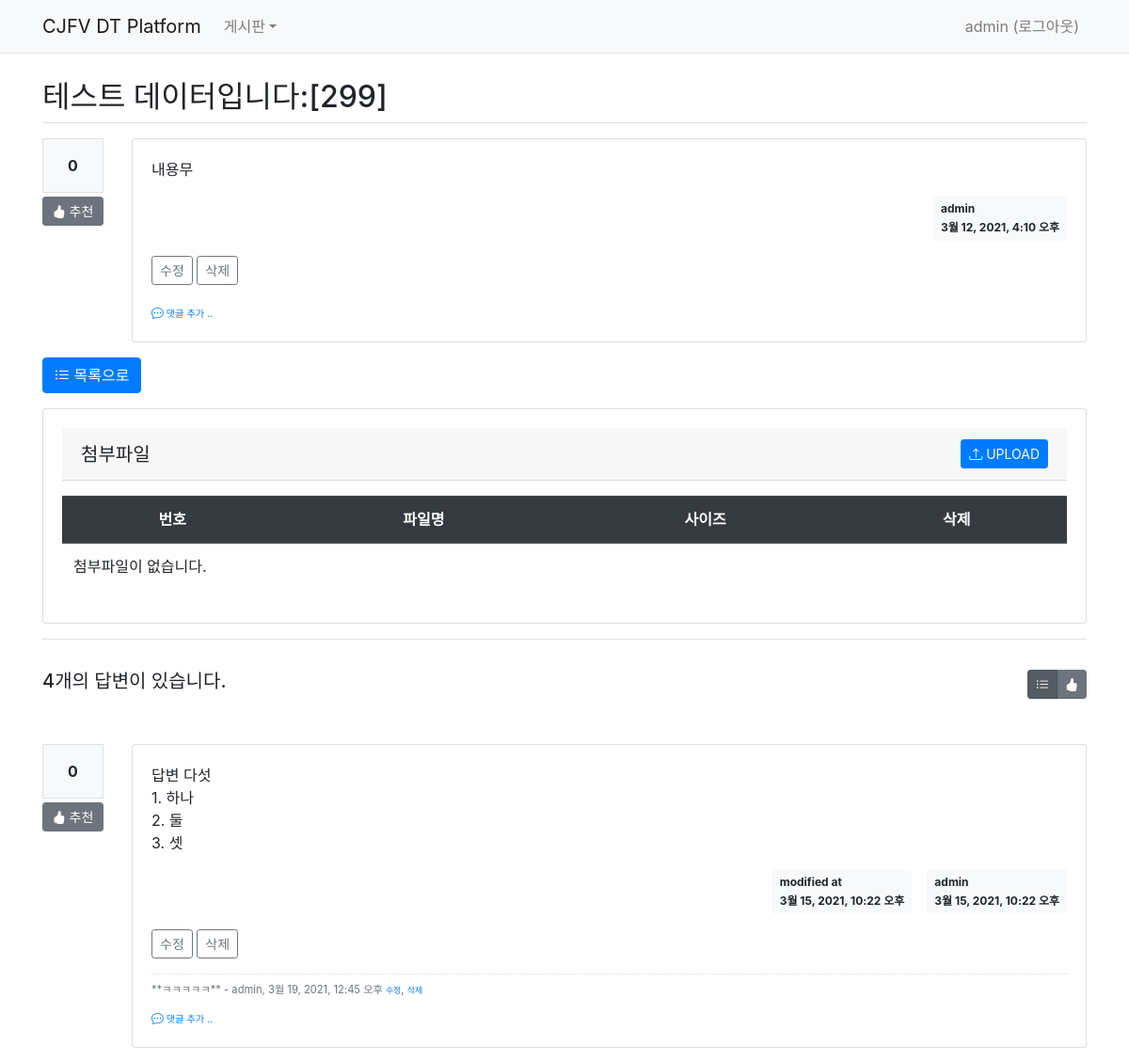
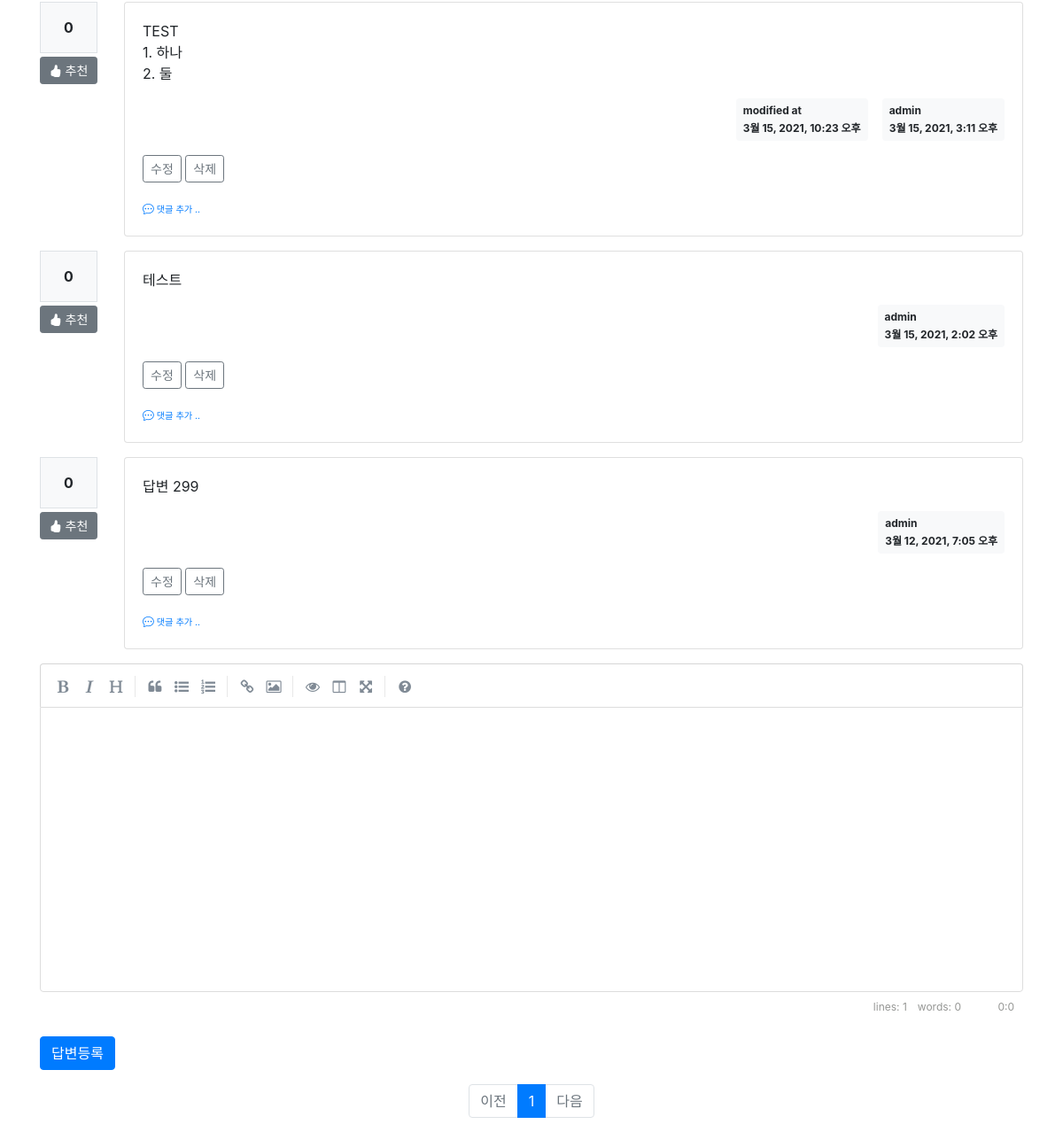
Screenshot of /board/board/detail/302/ (signed in) with the database file from the repository (2 pictures, top to bottom).
### board/models.py (models this page shows, shortened)
class Board(models.Model):
    menu = models.ForeignKey(Menu, on_delete=models.CASCADE, related_name='menu_board')
    author = models.ForeignKey(User, on_delete=models.CASCADE, related_name='author_board')
    subject = models.CharField(max_length=200)
    content = models.TextField()
    hit_count = models.IntegerField(default=0)
    create_date = models.DateTimeField()
    modify_date = models.DateTimeField(null=True, blank=True)
    voter = models.ManyToManyField(User, related_name='voter_board')

class Reply(models.Model):
    author = models.ForeignKey(User, on_delete=models.CASCADE, related_name='author_reply')
    board = models.ForeignKey(Board, on_delete=models.CASCADE)
    content = models.TextField()
    create_date = models.DateTimeField()
    modify_date = models.DateTimeField(null=True, blank=True)
    voter = models.ManyToManyField(User, related_name='voter_reply')

class Comment(models.Model):
    author = models.ForeignKey(User, on_delete=models.CASCADE)
    content = models.TextField()
    create_date = models.DateTimeField()
    modify_date = models.DateTimeField(null=True, blank=True)
    board = models.ForeignKey(Board, null=True, blank=True, on_delete=models.CASCADE)
    reply = models.ForeignKey(Reply, null=True, blank=True, on_delete=models.CASCADE)

### board/views/base_views.py (the view)
# urls.py: path('board/detail/<int:board_id>/', base_views.detail, name='detail'),
@login_required(login_url='common:login')
def detail(request, board_id):
    page = request.GET.get('page', '1')  # 페이지
    so = request.GET.get('so', 'recent')  # 정렬기준
    board = get_object_or_404(Board, pk=board_id)
    board.hit_count += 1
    board.save()
    if so == 'recommend':
        reply_list = board.reply_set.all().annotate(num_voter=Count('voter')).order_by('-num_voter', '-create_date')
    else:  # recent
        reply_list = board.reply_set.all().order_by('-create_date')
    paginator = Paginator(reply_list, 5)  # 페이지당 5개씩 보여주기
    page_obj = paginator.get_page(page)
    fileForm = FileForm()
    file_list = File.objects.filter(ref_type='board', ref_id=board.id).order_by('-create_date')
    context = {'board': board, 'reply_list': page_obj, 'so': so, 'fileForm': fileForm, 'file_list': file_list, 'ref_type': 'board', 'ref_id': board.id}
    return render(request, 'board/board_detail.html', context)

### common/forms.py
class FileForm(forms.Form):
    file_data = forms.FileField(label='Select a file', help_text='Max. 42 MB')

### board/templatetags/board_filter.py (called while the page is built)
@register.filter()
def mark(value):
    extensions = ["nl2br", "fenced_code"]
    return mark_safe(markdown.markdown(value, extensions=extensions))

### templates/board/board_detail.html (shortened to what this page needs)
{% extends 'base.html' %}
{% load board_filter %}
{% block content %}
<div class="container my-3" style="padding-top:60px">
    <h2 class="border-bottom py-2">{{ board.subject }}</h2>
    <div class="row my-3">
        <div class="col-1">
            <div class="bg-light text-center p-3 border font-weight-bolder mb-1">{{board.voter.count}}</div>
            <a href="#" data-uri="{% url 'board:vote_board' board.id  %}"
               class="recommend btn btn-sm btn-secondary btn-block my-1"><i class="bi bi-hand-thumbs-up-fill"></i> 추천</a>
        </div>
        <div class="col-11">
            <div class="card">
                <div class="card-body">
                    <div class="card-text">{{ board.content|mark }}</div>
                    <div class="d-flex justify-content-end">
                        <div class="badge badge-light p-2 text-left">
                            <div class="mb-2">{{ board.author.username }}</div>
                            <div>{{ board.create_date }}</div>
                        </div>
                    </div>
                    {% if request.user == board.author %}
                    <div class="my-3">
                        <a href="{% url 'board:board_modify' board.id  %}"
                           class="btn btn-sm btn-outline-secondary">수정</a>
                        <a href="#" class="delete btn btn-sm btn-outline-secondary"
                           data-uri="{% url 'board:board_delete' board.id  %}">삭제</a>
                    </div>
                    {% endif %}
                    <div>
                        <a href="{% url 'board:comment_create_board' board.id  %}"
                           class="small"><i class="bi bi-chat-dots"></i><small> 댓글 추가 ..</small></a>
                    </div>
                </div>
            </div>
        </div>
    </div>
    <a href="{% url 'board:list' board.menu_id %}" class="btn btn-primary"><i class="bi bi-list-ul"></i> 목록으로</a>
    <div class="row my-3">
        <div class="col-12">
            <div class="card">
                <div class="card-body">
                    <h5 class="card-header d-flex justify-content-between align-items-center">
                        첨부파일
                        <button id="upload_popup_btn" type="button" class="btn btn-sm btn-primary"><i class="bi bi-upload"></i> UPLOAD</button>
                    </h5>
                    <table class="table my-3">
                        <thead>
                        <tr class="text-center thead-dark">
                            <th>번호</th>
                            <th>파일명</th>
                            <th>사이즈</th>
                            <th>삭제</th>
                        </tr>
                        </thead>
                        <tbody>
                        {% if file_list %}
                        {% for file in file_list %}
                        <tr class="text-center">
                            <td>{{ forloop.counter }}</td>
                            <td>
                                <a href="{% url 'common:file_download' file.id  %}">{{ file.file_data.name }}</a>
                            </td>
                            <td>
                                {{ file.file_data.size }}
                            </td>
                            <td>
                                <a href="#" data-uri="{% url 'common:file_delete' file.id %}" class="file_delete badge badge-danger" type="button">DELETE</a>
                            </td>
                        </tr>
                        {% endfor %}
                        {% else %}
                        <tr>
                            <td colspan="3">첨부파일이 없습니다.</td>
                        </tr>
                        {% endif %}
                        </tbody>
                    </table>
                </div>
            </div>
        </div>
    </div>
    <div class="d-flex justify-content-between border-top my-3 py-2">
        <h5 class="my-3 py-2">{{ reply_list.paginator.count }}개의 답변이 있습니다.</h5>
        <div class="btn-group my-3 py-2" role="group">
            <button type="button" class="btn btn-sm btn-secondary so {% if so == 'recent' %}active{% endif %}" data-so="recent"  data-original-title="최신순">
                <i class="bi bi-list-ul"></i>
            </button>
            <button type="button" class="btn btn-sm btn-secondary so {% if so == 'recommend' %}active{% endif %}" data-so="recommend" data-original-title="추천순">
                <i class="bi bi-hand-thumbs-up-fill"></i>
            </button>
        </div>
    </div>
    {% for reply in reply_list %}
    <div class="row my-3">
        <div class="col-1">
            <div class="bg-light text-center p-3 border font-weight-bolder mb-1">{{reply.voter.count}}</div>
            <a href="#" data-uri="{% url 'board:vote_reply' reply.id  %}"
                class="recommend btn btn-sm btn-secondary btn-block my-1"><i class="bi bi-hand-thumbs-up-fill"></i> 추천</a>
        </div>
        <div class="col-11">
            <div class="card">
                <div class="card-body">
                    <div class="card-text">{{ reply.content|mark }}</div>
                    <div class="d-flex justify-content-end">
                        {% if reply.modify_date %}
                        <div class="badge badge-light p-2 text-left mx-3">
                            <div class="mb-2">modified at</div>
                            <div>{{ reply.modify_date }}</div>
                        </div>
                        {% endif %}
                        <div class="badge badge-light p-2 text-left">
                            <div class="mb-2">{{ reply.author.username }}</div>
                            <div>{{ reply.create_date }}</div>
                        </div>
                    </div>
                    {% if request.user == reply.author %}
                    <div class="my-3">
                        <a href="{% url 'board:reply_modify' reply.id  %}"
                           class="btn btn-sm btn-outline-secondary">수정</a>
                        <a href="#" class="delete btn btn-sm btn-outline-secondary "
                           data-uri="{% url 'board:reply_delete' reply.id  %}">삭제</a>
                    </div>
                    {% endif %}
                    {% if reply.comment_set.count > 0 %}
                    <div class="mt-3">
                    {% for comment in reply.comment_set.all %}
                        <div class="comment py-2 text-muted">
                            <span style="white-space: pre-line;">{{ comment.content }}</span>
                            <span>
                                - {{ comment.author }}, {{ comment.create_date }}
                            </span>
                            {% if request.user == comment.author %}
                            <a href="{% url 'board:comment_modify_reply' comment.id  %}" class="small">수정</a>,
                            <a href="#" class="small delete"
                               data-uri="{% url 'board:comment_delete_reply' comment.id  %}">삭제</a>
                            {% endif %}
                        </div>
                    {% endfor %}
                    </div>
                    {% endif %}
                    <div>
                        <a href="{% url 'board:comment_create_reply' reply.id  %}"
                           class="small"><i class="bi bi-chat-dots"></i><small> 댓글 추가 ..</small></a>
                    </div>
                </div>
            </div>
        </div>
    </div>
    {% endfor %}
    <form action="{% url 'board:reply_create' board.id %}" method="post" class="my-3">
        <div class="form-group">
        </div>
        <input type="submit" value="답변등록" class="btn btn-primary">
    </form>
    <ul class="pagination justify-content-center">
        {% if reply_list.has_previous %}
        <li class="page-item">
           <a class="page-link" data-page="{{ reply_list.previous_page_number }}" href="#">이전</a>
        </li>
        {% else %}
        <li class="page-item disabled">
            <a class="page-link" tabindex="-1" aria-disabled="true" href="#">이전</a>
        </li>
        {% endif %}
        {% for page_number in reply_list.paginator.page_range %}
            {% if page_number >= reply_list.number|add:-5 and page_number <= reply_list.number|add:5 %}
                {% if page_number == reply_list.number %}
                <li class="page-item active" aria-current="page">
                    <a class="page-link" data-page="{{ page_number }}" href="#">{{ page_number }}</a>
                </li>
                {% else %}
                <li class="page-item">
                    <a class="page-link" data-page="{{ page_number }}" href="#">{{ page_number }}</a>
                </li>
                {% endif %}
            {% endif %}
        {% endfor %}
        {% if reply_list.has_next %}
        <li class="page-item">
            <a class="page-link" data-page="{{ reply_list.next_page_number }}" href="#">다음</a>
        </li>
        {% else %}
        <li class="page-item disabled">
            <a class="page-link" tabindex="-1" aria-disabled="true" href="#">다음</a>
        </li>
        {% endif %}
    </ul>
</div>
{% endblock %}

### templates/navbar.html (shortened to what this page needs)
<nav class="navbar navbar-expand-lg navbar-light bg-light border-bottom fixed-top">
    <div class="container">
        <a class="navbar-brand" href="/">CJFV DT Platform</a>
        <div class="collapse navbar-collapse" id="navbarNav">
            <ul class="navbar-nav">
                <li class="nav-item dropdown">
                    {% if user.is_authenticated %}
                    <a class="nav-link dropdown-toggle" href="{% url 'board:list' 1 %}" data-toggle="dropdown">게시판</a>
                    {% endif %}
                </li>
            </ul>
            <ul class="navbar-nav ml-auto">
                <li class="nav-item">
                    {% if user.is_authenticated %}
                    <a class="nav-link" href="{% url 'common:logout' %}">{{ user.username }} (로그아웃)</a>
                    {% else %}
                    <a class="nav-link" href="{% url 'common:login' %}">로그인</a>
                    {% endif %}
                </li>
            </ul>
        </div>
    </div>
</nav>

### static/style.css (style rules this page uses)
.comment { border-top:dotted 1px #ddd; font-size:0.7em; }

### rows the page displays
Board: subject "테스트 데이터입니다:[299]", voter.count "0", content|mark "내용무", author.username "admin", create_date "3월 12, 2021, 4:10 오후"
Reply: voter.count "0", content|mark "답변 다섯 1. 하나 2. 둘 3. 셋", modify_date "3월 15, 2021, 10:22 오후", author.username "admin", create_date "3월 15, 2021, 10:22 오후", shows "수정"
Comment: content "**ㅋㅋㅋㅋㅋ**", author "admin", create_date "3월 19, 2021, 12:45 오후", shows "수정"
Reply: voter.count "0", content|mark "TEST 1. 하나 2. 둘", modify_date "3월 15, 2021, 10:23 오후", author.username "admin", create_date "3월 15, 2021, 3:11 오후", shows "수정"
Reply: voter.count "0", content|mark "테스트", author.username "admin", create_date "3월 15, 2021, 2:02 오후", shows "수정"
Reply: voter.count "0", content|mark "답변 299", author.username "admin", create_date "3월 12, 2021, 7:05 오후", shows "수정"

### other values shown
{{ user.username }} "admin"
{{ reply_list.paginator.count }} "4"
{{ page_number }} "1"
